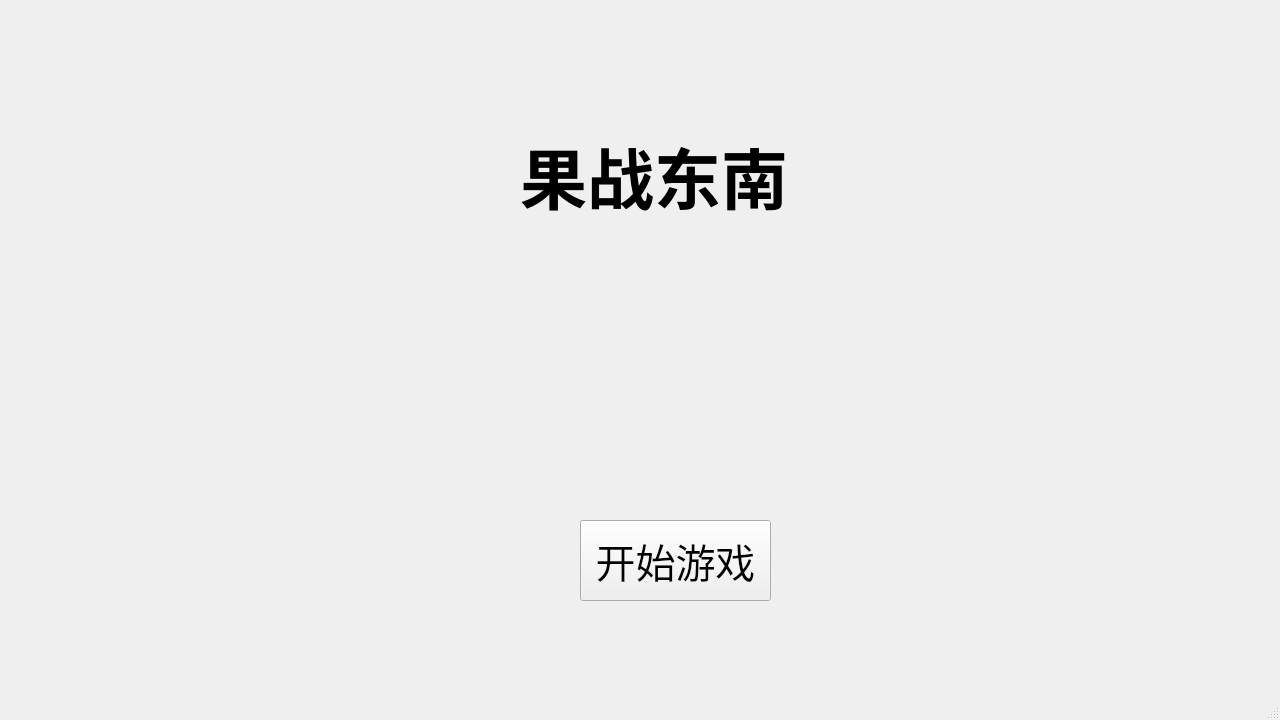
<?xml version="1.0" encoding="UTF-8"?>
<ui version="4.0">
 <class>MainWindow</class>
 <widget class="QMainWindow" name="MainWindow">
  <property name="enabled">
   <bool>true</bool>
  </property>
  <property name="geometry">
   <rect>
    <x>0</x>
    <y>0</y>
    <width>1280</width>
    <height>720</height>
   </rect>
  </property>
  <property name="windowTitle">
   <string>MainWindow</string>
  </property>
  <widget class="QWidget" name="centralwidget">
   <widget class="QStackedWidget" name="stackedWidget">
    <property name="geometry">
     <rect>
      <x>0</x>
      <y>0</y>
      <width>1280</width>
      <height>720</height>
     </rect>
    </property>
    <widget class="QWidget" name="page">
     <widget class="QLabel" name="backgroundLabel1">
      <property name="geometry">
       <rect>
        <x>30</x>
        <y>-30</y>
        <width>1280</width>
        <height>720</height>
       </rect>
      </property>
      <property name="text">
       <string/>
      </property>
      <property name="pixmap">
       <pixmap resource="images.qrc">:/FB938F56A06B81CB73CF1FCA9E2A6104.png</pixmap>
      </property>
      <property name="scaledContents">
       <bool>true</bool>
      </property>
     </widget>
     <widget class="QLabel" name="nameLabel">
      <property name="geometry">
       <rect>
        <x>520</x>
        <y>110</y>
        <width>311</width>
        <height>131</height>
       </rect>
      </property>
      <property name="font">
       <font>
        <family>Microsoft PhagsPa</family>
        <pointsize>50</pointsize>
        <bold>true</bold>
       </font>
      </property>
      <property name="text">
       <string>果战东南</string>
      </property>
     </widget>
     <widget class="QPushButton" name="startBtn">
      <property name="geometry">
       <rect>
        <x>580</x>
        <y>520</y>
        <width>191</width>
        <height>81</height>
       </rect>
      </property>
      <property name="font">
       <font>
        <pointsize>30</pointsize>
       </font>
      </property>
      <property name="text">
       <string>开始游戏</string>
      </property>
     </widget>
    </widget>
    <widget class="QWidget" name="page_2">
     <widget class="QLabel" name="backgroundLabel2">
      <property name="geometry">
       <rect>
        <x>0</x>
        <y>0</y>
        <width>1280</width>
        <height>720</height>
       </rect>
      </property>
      <property name="text">
       <string/>
      </property>
      <property name="pixmap">
       <pixmap resource="images.qrc">:/游戏背景.png</pixmap>
      </property>
      <property name="scaledContents">
       <bool>true</bool>
      </property>
     </widget>
     <widget class="QLabel" name="shopLabel1">
      <property name="geometry">
       <rect>
        <x>90</x>
        <y>420</y>
        <width>71</width>
        <height>21</height>
       </rect>
      </property>
      <property name="text">
       <string>我是第一家商铺</string>
      </property>
     </widget>
     <widget class="QLabel" name="shopLabel2">
      <property name="geometry">
       <rect>
        <x>910</x>
        <y>410</y>
        <width>101</width>
        <height>41</height>
       </rect>
      </property>
      <property name="text">
       <string>我是第二家商铺</string>
      </property>
     </widget>
     <widget class="QLabel" name="shopNameLabel1">
      <property name="geometry">
       <rect>
        <x>70</x>
        <y>400</y>
        <width>121</width>
        <height>16</height>
       </rect>
      </property>
      <property name="text">
       <string>我是第一家商铺的名字</string>
      </property>
     </widget>
     <widget class="QLabel" name="shopNameLabel2">
      <property name="geometry">
       <rect>
        <x>920</x>
        <y>390</y>
        <width>71</width>
        <height>16</height>
       </rect>
      </property>
      <property name="text">
       <string>我是第二家商铺的名字</string>
      </property>
     </widget>
    </widget>
   </widget>
  </widget>
  <widget class="QMenuBar" name="menubar">
   <property name="geometry">
    <rect>
     <x>0</x>
     <y>0</y>
     <width>1280</width>
     <height>18</height>
    </rect>
   </property>
  </widget>
  <widget class="QStatusBar" name="statusbar"/>
 </widget>
 <resources>
  <include location="images.qrc"/>
 </resources>
 <connections/>
</ui>
